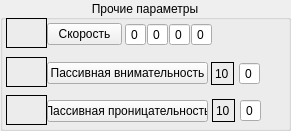
   <widget class="QGroupBox" name="groupBox_3">
    <property name="geometry">
     <rect>
      <x>260</x>
      <y>270</y>
      <width>291</width>
      <height>131</height>
     </rect>
    </property>
    <property name="title">
     <string>Прочие параметры</string>
    </property>
    <property name="alignment">
     <set>Qt::AlignCenter</set>
    </property>
    <property name="flat">
     <bool>true</bool>
    </property>
    <widget class="QLineEdit" name="lineEdit_27">
     <property name="geometry">
      <rect>
       <x>240</x>
       <y>100</y>
       <width>21</width>
       <height>21</height>
      </rect>
     </property>
     <property name="text">
      <string>0</string>
     </property>
     <property name="alignment">
      <set>Qt::AlignCenter</set>
     </property>
    </widget>
    <widget class="QLabel" name="label_47">
     <property name="geometry">
      <rect>
       <x>6</x>
       <y>95</y>
       <width>41</width>
       <height>30</height>
      </rect>
     </property>
     <property name="frameShape">
      <enum>QFrame::Box</enum>
     </property>
     <property name="text">
      <string/>
     </property>
    </widget>
    <widget class="QLineEdit" name="misc_speed">
     <property name="geometry">
      <rect>
       <x>191</x>
       <y>24</y>
       <width>21</width>
       <height>21</height>
      </rect>
     </property>
     <property name="text">
      <string>0</string>
     </property>
     <property name="alignment">
      <set>Qt::AlignCenter</set>
     </property>
    </widget>
    <widget class="QLabel" name="speed_sum">
     <property name="geometry">
      <rect>
       <x>15</x>
       <y>22</y>
       <width>23</width>
       <height>23</height>
      </rect>
     </property>
     <property name="text">
      <string/>
     </property>
    </widget>
    <widget class="QLineEdit" name="sk_perc_sum_2">
     <property name="geometry">
      <rect>
       <x>239</x>
       <y>63</y>
       <width>21</width>
       <height>21</height>
      </rect>
     </property>
     <property name="text">
      <string>0</string>
     </property>
     <property name="alignment">
      <set>Qt::AlignCenter</set>
     </property>
    </widget>
    <widget class="QLabel" name="label_45">
     <property name="geometry">
      <rect>
       <x>6</x>
       <y>57</y>
       <width>41</width>
       <height>30</height>
      </rect>
     </property>
     <property name="frameShape">
      <enum>QFrame::Box</enum>
     </property>
     <property name="text">
      <string/>
     </property>
    </widget>
    <widget class="QLabel" name="PP_sum">
     <property name="geometry">
      <rect>
       <x>15</x>
       <y>61</y>
       <width>23</width>
       <height>23</height>
      </rect>
     </property>
     <property name="text">
      <string/>
     </property>
    </widget>
    <widget class="QPushButton" name="pushButton_21">
     <property name="geometry">
      <rect>
       <x>47</x>
       <y>100</y>
       <width>161</width>
       <height>22</height>
      </rect>
     </property>
     <property name="text">
      <string>Пассивная проницательность</string>
     </property>
    </widget>
    <widget class="QLineEdit" name="armor_penalty">
     <property name="geometry">
      <rect>
       <x>147</x>
       <y>24</y>
       <width>21</width>
       <height>21</height>
      </rect>
     </property>
     <property name="text">
      <string>0</string>
     </property>
     <property name="alignment">
      <set>Qt::AlignCenter</set>
     </property>
    </widget>
    <widget class="QLabel" name="label_38">
     <property name="geometry">
      <rect>
       <x>6</x>
       <y>18</y>
       <width>41</width>
       <height>30</height>
      </rect>
     </property>
     <property name="frameShape">
      <enum>QFrame::Box</enum>
     </property>
     <property name="text">
      <string/>
     </property>
    </widget>
    <widget class="QLabel" name="PI_sum">
     <property name="geometry">
      <rect>
       <x>15</x>
       <y>99</y>
       <width>23</width>
       <height>23</height>
      </rect>
     </property>
     <property name="text">
      <string/>
     </property>
    </widget>
    <widget class="QLabel" name="ten_2">
     <property name="geometry">
      <rect>
       <x>212</x>
       <y>99</y>
       <width>23</width>
       <height>23</height>
      </rect>
     </property>
     <property name="frameShape">
      <enum>QFrame::Box</enum>
     </property>
     <property name="text">
      <string>10</string>
     </property>
    </widget>
    <widget class="QLineEdit" name="item_for_speed">
     <property name="geometry">
      <rect>
       <x>169</x>
       <y>24</y>
       <width>21</width>
       <height>21</height>
      </rect>
     </property>
     <property name="text">
      <string>0</string>
     </property>
     <property name="alignment">
      <set>Qt::AlignCenter</set>
     </property>
    </widget>
    <widget class="QPushButton" name="pushButton_19">
     <property name="geometry">
      <rect>
       <x>47</x>
       <y>23</y>
       <width>75</width>
       <height>22</height>
      </rect>
     </property>
     <property name="text">
      <string>Скорость</string>
     </property>
    </widget>
    <widget class="QPushButton" name="pushButton_20">
     <property name="geometry">
      <rect>
       <x>47</x>
       <y>62</y>
       <width>161</width>
       <height>22</height>
      </rect>
     </property>
     <property name="text">
      <string>Пассивная внимательность</string>
     </property>
    </widget>
    <widget class="QLineEdit" name="base_speed">
     <property name="geometry">
      <rect>
       <x>125</x>
       <y>24</y>
       <width>21</width>
       <height>21</height>
      </rect>
     </property>
     <property name="text">
      <string>0</string>
     </property>
     <property name="alignment">
      <set>Qt::AlignCenter</set>
     </property>
    </widget>
    <widget class="QLabel" name="ten">
     <property name="geometry">
      <rect>
       <x>211</x>
       <y>62</y>
       <width>23</width>
       <height>23</height>
      </rect>
     </property>
     <property name="frameShape">
      <enum>QFrame::Box</enum>
     </property>
     <property name="text">
      <string>10</string>
     </property>
    </widget>
   </widget>
